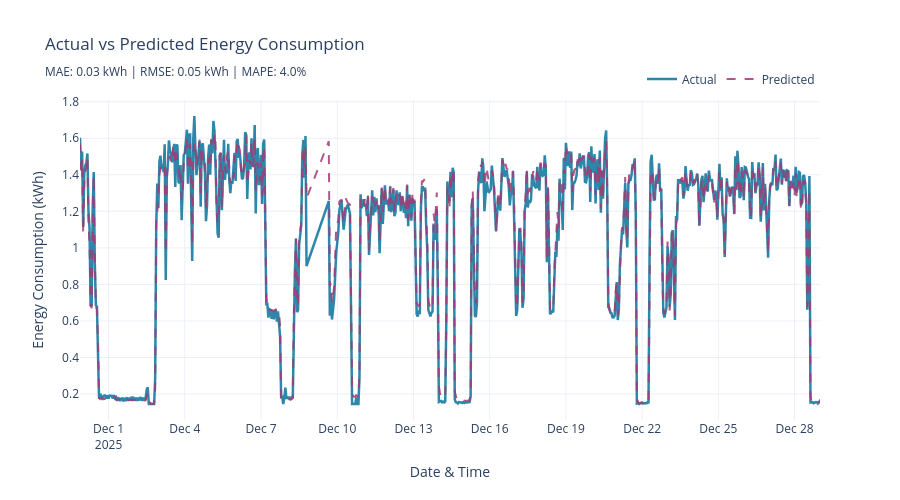

Notebook cell for this chart:
### Code cell
from sklearn.metrics import mean_absolute_error, mean_squared_error

# Calculate metrics
mae = mean_absolute_error(y_test, y_test_pred)
rmse = np.sqrt(mean_squared_error(y_test, y_test_pred))
mape = np.mean(np.abs((y_test - y_test_pred) / y_test)) * 100

# Create DataFrame
ts_df = pd.DataFrame({
    "Actual": y_test.values,
    "Predicted": y_test_pred
}, index=y_test.index)

# Create figure
fig = go.Figure()

fig.add_trace(go.Scatter(
    x=ts_df.index,
    y=ts_df["Actual"],
    mode="lines",
    name="Actual",
    line=dict(width=2.5, color="#2E86AB"),
    hovertemplate="<b>Actual</b><br>%{y:.2f} kWh<extra></extra>"
))

fig.add_trace(go.Scatter(
    x=ts_df.index,
    y=ts_df["Predicted"],
    mode="lines",
    name="Predicted",
    line=dict(width=2, dash="dash", color="#A23B72"),
    opacity=0.85,
    hovertemplate="<b>Predicted</b><br>%{y:.2f} kWh<extra></extra>"
))

fig.update_layout(
    title=f"Actual vs Predicted Energy Consumption<br><sub>MAE: {mae:.2f} kWh | RMSE: {rmse:.2f} kWh | MAPE: {mape:.1f}%</sub>",
    xaxis_title="Date & Time",
    yaxis_title="Energy Consumption (kWh)",
    hovermode="x unified",
    legend=dict(
        orientation="h", 
        yanchor="bottom", 
        y=1.02, 
        xanchor="right", 
        x=1
    ),
    template="plotly_white",
    height=500
)

fig.show()

### Figure 1 — Plotly figure (JSON) as saved in the notebook; plotly's stock layout.template omitted (floating-point values rounded to 4 significant figures; data arrays with more than 128 entries replaced by an {"elided": "..."} marker saying what was removed)
{"data": [{"hovertemplate": "<b>Actual</b><br>%{y:.2f} kWh<extra></extra>", "line": {"color": "#2E86AB", "width": 2.5}, "mode": "lines", "name": "Actual", "type": "scatter", "x": {"elided": "662 str values"}, "y": {"elided": "662 float values"}}, {"hovertemplate": "<b>Predicted</b><br>%{y:.2f} kWh<extra></extra>", "line": {"color": "#A23B72", "dash": "dash", "width": 2}, "mode": "lines", "name": "Predicted", "opacity": 0.85, "type": "scatter", "x": {"elided": "662 str values"}, "y": {"elided": "662 float values"}}], "layout": {"height": 500, "hovermode": "x unified", "legend": {"orientation": "h", "x": 1, "xanchor": "right", "y": 1.02, "yanchor": "bottom"}, "title": {"text": "Actual vs Predicted Energy Consumption<br><sub>MAE: 0.03 kWh | RMSE: 0.05 kWh | MAPE: 4.0%</sub>"}, "xaxis": {"title": {"text": "Date & Time"}}, "yaxis": {"title": {"text": "Energy Consumption (kWh)"}}}}
